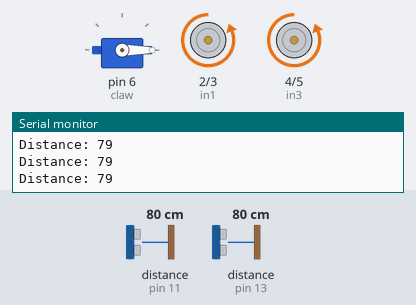
Bench run of a sketch on a simulated Arduino Uno, built with avr-gcc and run on an emulated ATmega328P. Shown: servo, motor-driver pin pairs drawn as motors (green arrow = first pin HIGH = forward, orange = second pin HIGH = backward, longer = more drive), the last lines printed to the serial monitor. Wiring (inferred from the names in the program): ultrasonic range finder: trigger pin 12; echo pin 13. The test bench sets the inputs (shaded band); at power-on: distance to the obstacle (sensors on pin 13, pin 11) 80 cm. The echo pulse lasts 58.3 µs per cm.

Above: at 4.2 s.
4.3 s: distance to the obstacle (sensor on pin 13) set to 33 cm
5.8 s: distance to the obstacle (sensor on pin 13) set to 29 cm
At 6.9 s:
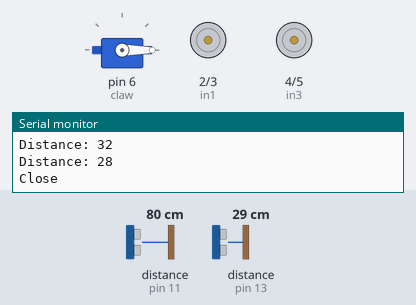
Timing chart, 0 to 8.8 s (numbered marks = the images above; inputs shaded):
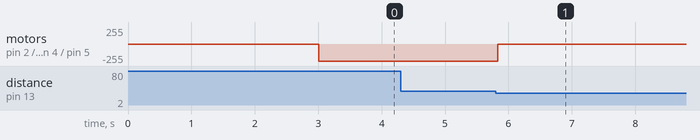

Measured:
- the behaviour switches between 32 and 31 cm on distance to the obstacle (sensor on pin 13) (found by bisection; images 0 and 1)
- after the input at 5.8 s, motor on pin 2 (in1) / pin 3 (in2), motor on pin 4 (in3) / pin 5 (in4): backward 255/255 → stopped at once

The sketch:

challenge2.ino
```cpp
// Define color sensor pins
#define S0 7
#define S1 8
#define S2 9
#define S3 10
#define sensorOut 11
//#define OE_PIN 6

// Motor A connections
//int enA = 9;
int in1 = 2;
int in2 = 3;
// Motor B connections
//int enB = 3;
int in3 = 4;
int in4 = 5;

//Ultrasound Sensors
#define trigPin 12
#define echoPin 13

//servo
#include <Servo.h>
Servo claw;


// Variables for Color Pulse Width Measurements
int redPW = 0;
int greenPW = 0;
int bluePW = 0;

//Starting threshold values that are created when the car first touches the surface
const int redThresh = 15;
const int blueThresh = 50;
const int greenThresh = 50;

//90 deg turn fraction of power (proportional)
const int turnConst = 568;


//Time delay(ms) after reaching the edge of the instruction tile (28cm from wall)
const int forwardDelay = 40;


//Variables to be observed
int colour;
long dist;

//Flag to stop loop() after black is detected
boolean flag = true;


void setup() {
  // Colour Sensor Setup - Set S0 - S3 as outputs
  pinMode(S0, OUTPUT);
  pinMode(S1, OUTPUT);
  pinMode(S2, OUTPUT);
  pinMode(S3, OUTPUT);
  //pinMode(OE_PIN, OUTPUT);


  // Set Pulse Width scaling to 20%
  digitalWrite(S0,HIGH);
  digitalWrite(S1,LOW);
  //digitalWrite(OE_PIN, LOW);

  // Set Sensor output as input
  pinMode(sensorOut, INPUT);

  //Motor Setup
  // Set all the motor control pins to outputs
  //pinMode(enA, OUTPUT);
  //pinMode(enB, OUTPUT);
  pinMode(in1, OUTPUT);
  pinMode(in2, OUTPUT);
  pinMode(in3, OUTPUT);
  pinMode(in4, OUTPUT);

    // Turn off motors - Initial state
  digitalWrite(in1, LOW);
  digitalWrite(in2, LOW);
  digitalWrite(in3, LOW);
  digitalWrite(in4, LOW);

  //US Setup
  Serial.begin (9600);
  pinMode(trigPin, OUTPUT);
  pinMode(echoPin, INPUT);

  claw.attach(6);
  claw.write(0);

  delay(3000);


}

void loop() {
  if (!flag) {
    stopMotors();
    //Serial.println("done");
    return;
  }

  dist = getDist(); //Returns distance (long) to front obstactle in centimeters

  Serial.println("Distance: " + String(dist));

  if (dist <= 30){


    Serial.println("Close");
    stopMotors();
    /*
    delay(forwardDelay);
    stopMotors();
    delay(500);
    */
    colour = getColour();
    Serial.println(" -- Color: " + String(colour));

    /*
    goForward();
    while(dist > 15){
      Serial.println("advance: " + String(getDist()));
      dist = getDist();
      delay(30);
    }
    stopMotors();*/


    delay(1000);

    if (colour == 1){ //red
      goBackwards();
      delay(1300);
      stopMotors();
      turnRight(180);


    }else if (colour == 2){//green
      turnRight(90);

    }else if (colour == 3){//blue
      turnLeft(90);

    }else if (colour == 0){ //black
      Serial.println("complete");

      flag = false;
    }

  }
  goForward();


}

void clawClose(){
  for(int i=1; i<=75; i++)
    claw.write(i);
    delay(200);
}

void clawOpen(){
  claw.write(0);
}

void turnLeft(int a){ // Sets motors to turn left. a is angle in degrees
    Serial.println("Turning left " + String(a));
    int d = a * turnConst / 90;
      // Turn on motor A & B, go Left


    digitalWrite(in1, HIGH);
    digitalWrite(in2, LOW);
    digitalWrite(in3, LOW);
    digitalWrite(in4, HIGH);
    delay(d);
    /*
    goForward();
    delay(20);

    digitalWrite(in1, HIGH);
    digitalWrite(in2, LOW);
    digitalWrite(in3, LOW);
    digitalWrite(in4, HIGH);
    delay(d/2);
    */
    // Turn off motors
  /*  digitalWrite(in1, LOW);
    digitalWrite(in2, LOW);
    digitalWrite(in3, LOW);
    digitalWrite(in4, LOW);
*/
    goForward();


}

void turnRight(int a){ // Sets motors to turn left. a is angle in degrees
  Serial.println("Turning right " + String(a));
    int d = a * turnConst / 90;
      // Turn on motor A & B, go Right
    digitalWrite(in1, LOW);
    digitalWrite(in2, HIGH);
    digitalWrite(in3, HIGH);
    digitalWrite(in4, LOW);
    delay(100);

    goForward();
    delay(130);

    digitalWrite(in1, LOW);
    digitalWrite(in2, HIGH);
    digitalWrite(in3, HIGH);
    digitalWrite(in4, LOW);
    delay(350);

    goForward();
    delay(100);

    digitalWrite(in1, LOW);
    digitalWrite(in2, HIGH);
    digitalWrite(in3, HIGH);
    digitalWrite(in4, LOW);
    delay(250);
    goForward();
}

void goForward(){
    // Turn on motor A & B, go fowrwards
    digitalWrite(in1, LOW);
    digitalWrite(in2, HIGH);
    digitalWrite(in3, LOW);
    digitalWrite(in4, HIGH);
}

void goBackwards(){
    // Turn on motor A & B, go fowrwards
    digitalWrite(in1, HIGH);
    digitalWrite(in2, LOW);
    digitalWrite(in3, HIGH);
    digitalWrite(in4, LOW);
}

void stopMotors(){
  // Turn off motors
    digitalWrite(in1, LOW);
    digitalWrite(in2, LOW);
    digitalWrite(in3, LOW);
    digitalWrite(in4, LOW);
}


long getDist() {//Returns distance (long) to front obstactle in centimeters
  long duration, distance;
  //US Setup
  digitalWrite(trigPin, LOW);  // Added this line
  delayMicroseconds(2); // Added this line
  digitalWrite(trigPin, HIGH);
  delayMicroseconds(10); // Added this line
  digitalWrite(trigPin, LOW);

  duration = pulseIn(echoPin, HIGH);
  distance = (duration/2) / 29.1;

  return distance;
}

int getColour(){ // Returns colour sensed. 0 - black, 1 - red, 2 - green, 3 - blue
  // Read Red Pulse Width
  redPW = getRedPW();
  // Delay to stabilize sensor
  delay(150);

  // Read Green Pulse Width
  greenPW = getGreenPW();
  // Delay to stabilize sensor
  delay(150);

  // Read Blue Pulse Width
  bluePW = getBluePW();
  // Delay to stabilize sensor
  delay(150);

  //The second the car recieves power it takes into account the black surface and notes down the threshold colors.
  //Multiplied by 0.7 and 0.8 because that is roughly the ratio it falls by when a color is detected
  /*if (!callibrated){
    redThresh = redPW;
    blueThresh = bluePW;
    greenThresh = greenPW;
    callibrated = true;
  }*/

  if (redPW < redThresh){
    if (bluePW < 0.65 * blueThresh && greenPW < 0.65 * greenThresh){
        //Serial.print("White detected - ");
        //Serial.print("(" + String(redPW) + ", " + String(greenPW) + ", " + String(bluePW) + ")");
        return 4;
    }
    else{
      //Serial.print("Red Detected - ");
      //Serial.print("(" + String(redPW) + ", " + String(greenPW) + ", " + String(bluePW) + ")");
      return 1;
    }
  }

  else if (bluePW < blueThresh){
    //Serial.print("Blue Detected - ");
    return 3;
  }

  else if (greenPW < greenThresh){
    //Serial.print("Green Detected - ");
    //Serial.print("(" + String(redPW) + ", " + String(greenPW) + ", " + String(bluePW) + ")");
    return 2;
  }

  //Serial.print("(" + String(redPW) + ", " + String(greenPW) + ", " + String(bluePW) + ")");


  return 0;

}


// Function to read Red Pulse Widths
int getRedPW() {
  // Set sensor to read Red only
  digitalWrite(S2,LOW);
  digitalWrite(S3,LOW);
  // Define integer to represent Pulse Width
  int PW;
  // Read the output Pulse Width
  PW = pulseIn(sensorOut, LOW);
  // Return the value
  return PW;
}

// Function to read Green Pulse Widths
int getGreenPW() {
  // Set sensor to read Green only
  digitalWrite(S2,HIGH);
  digitalWrite(S3,HIGH);
  // Define integer to represent Pulse Width
  int PW;
  // Read the output Pulse Width
  PW = pulseIn(sensorOut, LOW);
  // Return the value
  return PW;
}

// Function to read Blue Pulse Widths
int getBluePW() {
  // Set sensor to read Blue only
  digitalWrite(S2,LOW);
  digitalWrite(S3,HIGH);
  // Define integer to represent Pulse Width
  int PW;
  // Read the output Pulse Width
  PW = pulseIn(sensorOut, LOW);
  // Return the value
  return PW;
}
```
